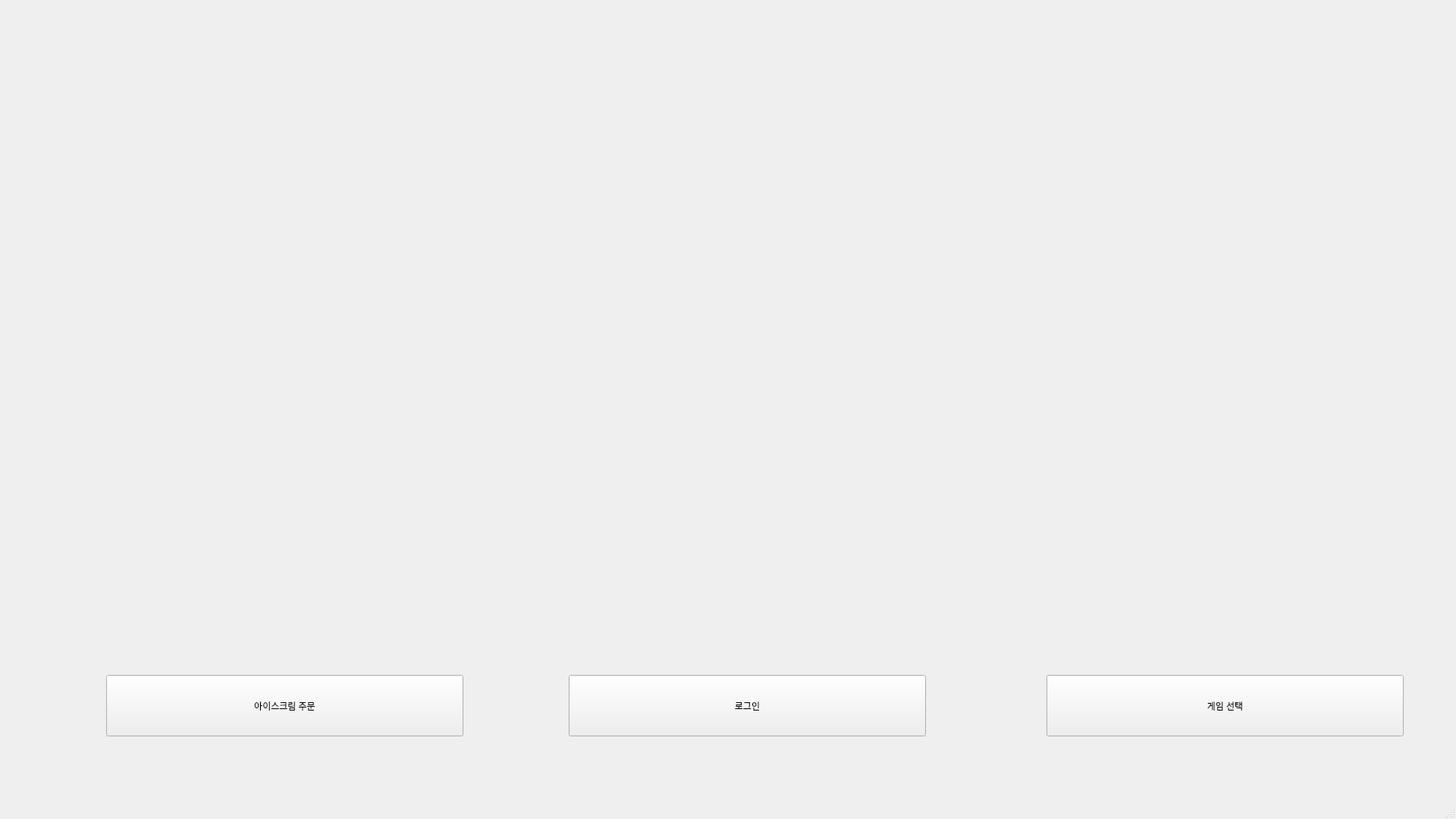
<?xml version="1.0" encoding="UTF-8"?>
<ui version="4.0">
 <class>MainWindow</class>
 <widget class="QMainWindow" name="MainWindow">
  <property name="geometry">
   <rect>
    <x>0</x>
    <y>0</y>
    <width>1920</width>
    <height>1080</height>
   </rect>
  </property>
  <property name="windowTitle">
   <string>MainWindow</string>
  </property>
  <widget class="QWidget" name="centralwidget">
   <widget class="QPushButton" name="select_ice_cream">
    <property name="geometry">
     <rect>
      <x>140</x>
      <y>890</y>
      <width>471</width>
      <height>81</height>
     </rect>
    </property>
    <property name="text">
     <string>아이스크림 주문</string>
    </property>
   </widget>
   <widget class="QPushButton" name="log_in">
    <property name="geometry">
     <rect>
      <x>750</x>
      <y>890</y>
      <width>471</width>
      <height>81</height>
     </rect>
    </property>
    <property name="text">
     <string>로그인</string>
    </property>
   </widget>
   <widget class="QPushButton" name="select_game">
    <property name="geometry">
     <rect>
      <x>1380</x>
      <y>890</y>
      <width>471</width>
      <height>81</height>
     </rect>
    </property>
    <property name="text">
     <string>게임 선택</string>
    </property>
   </widget>
  </widget>
  <widget class="QMenuBar" name="menubar">
   <property name="geometry">
    <rect>
     <x>0</x>
     <y>0</y>
     <width>1920</width>
     <height>28</height>
    </rect>
   </property>
  </widget>
  <widget class="QStatusBar" name="statusbar"/>
 </widget>
 <resources/>
 <connections/>
</ui>
